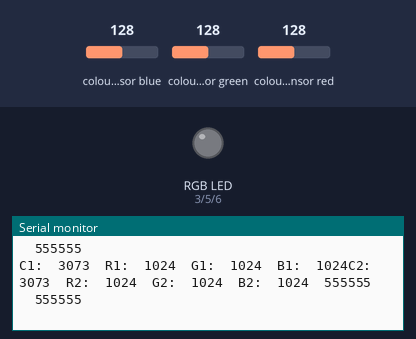
Bench run of a sketch on a simulated Arduino Uno, built with avr-gcc and run on an emulated ATmega328P. Parts: an RGB LED mixed from three pins (HIGH = lit), the last lines printed to the serial monitor. The test bench sets the inputs (shaded band); at power-on: colour sensor blue 128, colour sensor green 128, colour sensor red 128.

Above: at 1.2 s.
1.3 s: colour sensor blue set to 5
At 1.46 s:
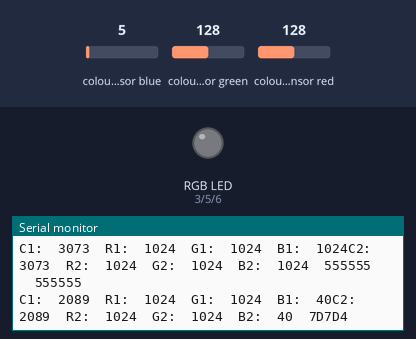
3.0 s: colour sensor green set to 5
At 3.06 s:
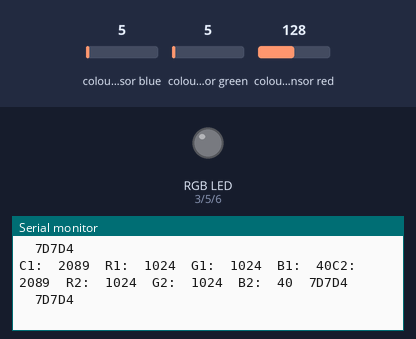
4.6 s: colour sensor red set to 64
At 4.61 s:
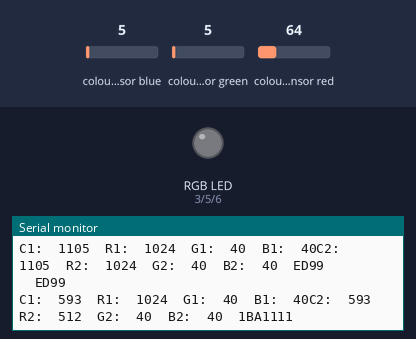

The sketch:

colorview_dos_sensores.ino
```cpp
#include <Wire.h>
#include "Adafruit_TCS34725softi2c.h"

// Pick analog outputs, for the UNO these three work well
// use ~560  ohm resistor between Red & Blue, ~1K for green (its brighter)
#define redpin 3
#define greenpin 5
#define bluepin 6

// You can use any digital pin for emulate SDA / SCL
#define SDApin1 47
#define SCLpin1 48

#define SDApin2 45
#define SCLpin2 46

// for a common anode LED, connect the common pin to +5V
// for common cathode, connect the common to ground

// set to false if using a common cathode LED
#define commonAnode true

// our RGB -> eye-recognized gamma color
byte gammatable1[256];
byte gammatable2[256];


Adafruit_TCS34725softi2c tcs1 = Adafruit_TCS34725softi2c(TCS34725_INTEGRATIONTIME_50MS, TCS34725_GAIN_4X, SDApin1, SCLpin1);

Adafruit_TCS34725softi2c tcs2 = Adafruit_TCS34725softi2c(TCS34725_INTEGRATIONTIME_50MS, TCS34725_GAIN_4X, SDApin2, SCLpin2);
void setup() {
  Serial.begin(9600);
  Serial.println("Color View Test!");

  if (tcs1.begin()) {
    Serial.println("Found sensor 1");
  } else {
    Serial.println("No TCS34725 found ... check your connections sensor 1");
    while (1); // halt!
  }


  if (tcs2.begin()) {
    Serial.println("Found sensor2");
  } else {
    Serial.println("No TCS34725 found ... check your connectionsc sensor 2");
    while (1); // halt!
  }

  // use these three pins to drive an LED
  pinMode(redpin, OUTPUT);
  pinMode(greenpin, OUTPUT);
  pinMode(bluepin, OUTPUT);

  // thanks PhilB for this gamma table!
  // it helps convert RGB colors to what humans see

}


void loop() {
  uint16_t clear , red1, green1, blue1;
   uint16_t  red2, green2, blue2;


  delay(60);  // takes 50ms to read


  tcs1.getRawData(&red1, &green1, &blue1, &clear);
  tcs2.getRawData(&red2, &green2, &blue2, &clear);


  Serial.print("C1:\t"); Serial.print(clear);
  Serial.print("\tR1:\t"); Serial.print(red1);
  Serial.print("\tG1:\t"); Serial.print(green1);
  Serial.print("\tB1:\t"); Serial.print(blue1);

    Serial.print("C2:\t"); Serial.print(clear);
  Serial.print("\tR2:\t"); Serial.print(red2);
  Serial.print("\tG2:\t"); Serial.print(green2);
  Serial.print("\tB2:\t"); Serial.print(blue2);

  // Figure out some basic hex code for visualization
  uint32_t sum1 = clear;
  float r1, g1, b1;
  r1 = red1; r1 /= sum1;
  g1 = green1; g1 /= sum1;
  b1 = blue1; b1 /= sum1;
  r1 *= 256; g1 *= 256; b1 *= 256;
  Serial.print("\t");
  Serial.print((int)r1, HEX); Serial.print((int)g1, HEX); Serial.print((int)b1, HEX);
  Serial.println();

  //Serial.print((int)r ); Serial.print(" "); Serial.print((int)g);Serial.print(" ");  Serial.println((int)b );


  uint32_t sum2 = clear;
  float r2, g2, b2;
  r2 = red2; r2 /= sum2;
  g2 = green2; g2 /= sum2;
  b2 = blue2; b2 /= sum2;
  r2 *= 256; g2 *= 256; b2 *= 256;
  Serial.print("\t");
  Serial.print((int)r2, HEX); Serial.print((int)g2, HEX); Serial.print((int)b2, HEX);
  Serial.println();

  //Serial.print((int)r ); Serial.print(" "); Serial.print((int)g);Serial.print(" ");  Serial.println((int)b );

 }
```

Measured:
- after the input at 1.3 s, the serial monitor: prints a new line after 0.15 s (image 1)
- after the input at 4.6 s, the serial monitor: prints a new line at once (image 3)
